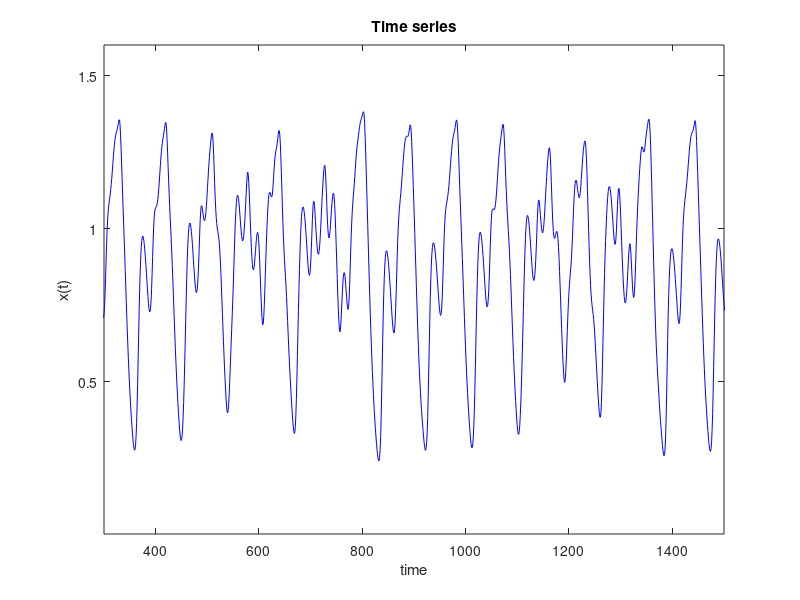

The MATLAB source for this figure: (Note: this script raises an error after producing the figure.)
%% Time Series Prediction

clear
close all
% data

x = [1.5];

for i = 1:2000
    if i-1<25
        x(end+1) = 0.9*x(i);
    else
        x(end+1) = 0.9*x(i) + 0.2*x(i-25)/(1+x(i-25)^10);
    end
end

t = 301:1500;
sigma = 0.09; % std desviation random noise added
input = [x(t-20); x(t-15); x(t-10); x(t-5); x(t)] + sigma*randn(5,1200);
output = x(t+5);

plot(x,'b')
title('Time series')
xlabel('time')
ylabel('x(t)')
axis([301 1500 min(x)-0.1 max(x)+0.1 ])

% NN creation
nLayers = 3;
nHidden = [6 6]; % Number of hidden nodes per layer (if more than 2 hiddenLayers => row vector)

net = feedforwardnet(nHidden,'traingdx'); % training: backpropagation with momentum
net.divideFcn = 'divideind'; % Function for early stopping (separation training, val and test)
net.divideParam.trainInd = 1:800; % Adjust use of inputs
net.divideParam.valInd = 801:1000;
net.divideParam.testInd = 1001:1200;
net.divideParam.trainInd
net.numInputs = 5; % configuration number of inputs
for l = 1:5
    net.inputs{l}.size = 1;
end
net.inputConnect = [1 1 1 1 1;0 0 0 0 0;0 0 0 0 0];
net.numLayers = nLayers; % Configuration number of layers
net.layers{2}.transferFcn = 'tansig'
net.performParam.regularization = 0%Regularization
net.trainParam.max_fail = 1; % maximum validation fails to stop learning
net.trainParam.lr_inc = 1.02;
net.trainParam.show = 1;
net.trainParam.lr = 0.001;
net.trainParam.epochs = 100000;
net.trainParam.goal = 0.05;

tic;
net = train(net,input,output,'useParallel','yes');
t_training = toc
output_NN = net(input);
figure
hold on
plot(t(1001:1200),output(1001:1200),'k')
plot(t(1001:1200),output_NN(1001:1200),'r')
title('target vs predicted values of x(t+5)')
xlabel('time')
ylabel('x(t+5)')
legend('Target','Predicted','Location','SouthWest')
axis([1301 1500 min([output output_NN])-0.1 max([output output_NN])+0.1])
hold off

figure
plot(t,abs(output-output_NN),'LineWidth',1.5)
axis([301 1500 min([output output_NN])-0.1 max([output output_NN])+0.1])
xlabel('time')
ylabel('|out - target|')
title('absolute error in the prediction')

W = [];
V = [net.LW{2}(:)' net.LW{6}(:)'];

for l = 1:5
    W = [W net.IW{l}];
end

weights = [W(:)' V];
figure
histogram(weights,20)


